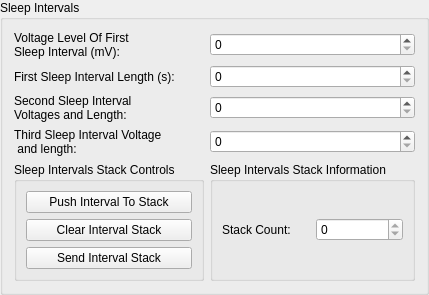
             <widget class="QGroupBox" name="groupBox_40">
              <property name="title">
               <string>Sleep Intervals</string>
              </property>
              <layout class="QGridLayout" name="gridLayout_64">
               <item row="4" column="0">
                <widget class="QGroupBox" name="groupBox_41">
                 <property name="title">
                  <string>Sleep Intervals Stack Controls</string>
                 </property>
                 <layout class="QGridLayout" name="gridLayout_65">
                  <item row="0" column="0">
                   <widget class="QPushButton" name="SatelliteConfig_SleepInterval_PushToStack_Button">
                    <property name="text">
                     <string>Push Interval To Stack</string>
                    </property>
                   </widget>
                  </item>
                  <item row="1" column="0">
                   <widget class="QPushButton" name="SatelliteConfig_SleepInterval_ClearInterval_Button">
                    <property name="text">
                     <string>Clear Interval Stack</string>
                    </property>
                   </widget>
                  </item>
                  <item row="2" column="0">
                   <widget class="QPushButton" name="SatelliteConfig_SleepInterval_SendoStack_Button">
                    <property name="text">
                     <string>Send Interval Stack</string>
                    </property>
                   </widget>
                  </item>
                 </layout>
                </widget>
               </item>
               <item row="2" column="0">
                <widget class="QLabel" name="label_146">
                 <property name="text">
                  <string>Second Sleep Interval
Voltages and Length:</string>
                 </property>
                </widget>
               </item>
               <item row="1" column="0">
                <widget class="QLabel" name="label_145">
                 <property name="text">
                  <string>First Sleep Interval Length (s):</string>
                 </property>
                </widget>
               </item>
               <item row="0" column="0">
                <widget class="QLabel" name="label_144">
                 <property name="text">
                  <string>Voltage Level Of First
Sleep Interval (mV):</string>
                 </property>
                </widget>
               </item>
               <item row="3" column="0">
                <widget class="QLabel" name="label_147">
                 <property name="text">
                  <string>Third Sleep Interval Voltage
 and length:</string>
                 </property>
                </widget>
               </item>
               <item row="4" column="1">
                <widget class="QGroupBox" name="groupBox_42">
                 <property name="title">
                  <string>Sleep Intervals Stack Information</string>
                 </property>
                 <layout class="QGridLayout" name="gridLayout_66">
                  <item row="0" column="0">
                   <widget class="QLabel" name="label_148">
                    <property name="text">
                     <string>Stack Count:</string>
                    </property>
                   </widget>
                  </item>
                  <item row="0" column="1">
                   <widget class="QSpinBox" name="SatelliteConfig_SleepInterval_Stack_StackCount_SpinBox">
                    <property name="readOnly">
                     <bool>true</bool>
                    </property>
                   </widget>
                  </item>
                 </layout>
                </widget>
               </item>
               <item row="0" column="1">
                <widget class="QSpinBox" name="SatelliteConfig_SleepInterval_VoltageLevelFirst_SpinBox">
                 <property name="maximum">
                  <number>999999999</number>
                 </property>
                </widget>
               </item>
               <item row="1" column="1">
                <widget class="QSpinBox" name="SatelliteConfig_SleepInterval_FirstSleepIntervalLength_SpinBox">
                 <property name="maximum">
                  <number>999999999</number>
                 </property>
                </widget>
               </item>
               <item row="2" column="1">
                <widget class="QSpinBox" name="SatelliteConfig_SleepInterval_SecondSleepIntervalVoltages_SpinBox">
                 <property name="maximum">
                  <number>999999999</number>
                 </property>
                </widget>
               </item>
               <item row="3" column="1">
                <widget class="QSpinBox" name="SatelliteConfig_SleepInterval_ThirdSleepInterval_SpinBox">
                 <property name="maximum">
                  <number>999999999</number>
                 </property>
                </widget>
               </item>
              </layout>
             </widget>
